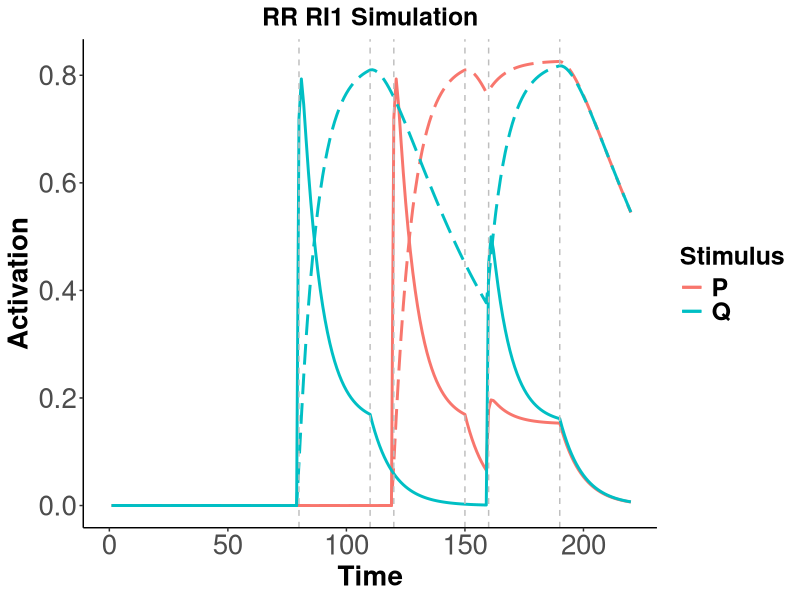

The R source for this figure:
input = list()
input$sorQp1 = .8
input$sorPp1 = .8

s1 = c(80,110)
s2 = c(120,150)
tt = c(160,190)
input$sordur = 220

input$sorQon1 = s1
input$sorQon2 = tt
input$sorPon1 = s2
input$sorPon2 = tt

input$sorpd1 = 0.1
input$sorpd2 = 0.02


sor = matrix(nrow = input$sordur, ncol = 28)

colnames(sor) = c('p1Q', 'p1P',
                  'pd1', 'pd2', 
                  'pIQ', 'pA1Q', 'pA2Q',
                  'pIP', 'pA1P', 'pA2P',
                  
                  'pA1Qgain', 'pA1Qloss','pA2Qgain',
                  'pA2Qloss','pIQgain','pIQloss',
                  'pA1Qdelta', 'pA2Qdelta', 'pIQdelta',
                  
                  'pA1Pgain', 'pA1Ploss','pA2Pgain',
                  'pA2Ploss','pIPgain','pIPloss',
                  'pA1Pdelta', 'pA2Pdelta', 'pIPdelta'
                  )

sor[,'p1Q'] = 0 # set as 0 to init
sor[,'p1P'] = 0


sor[input$sorPon1[1]:input$sorPon1[2],'p1P'] = input$sorPp1
sor[input$sorPon2[1]:input$sorPon2[2],'p1P'] = input$sorPp1

sor[input$sorQon1[1]:input$sorQon1[2],'p1Q'] = input$sorQp1
sor[input$sorQon2[1]:input$sorQon2[2],'p1Q'] = input$sorQp1

sor[,'pd1'] = input$sorpd1     # set decay rate
sor[,'pd2'] = input$sorpd2     # set decay rate

sor[,'pIQ'] = 1                 # Make I numeric
sor[,'pIP'] = 1

# run moment by moment simulation
for (i in 1:nrow(sor)){
    if (i == 1){
        
        sor[i,'pIQ'] = 1 - sor[i,'p1Q'] # This will be 1 as long as p1 = 0
        
        # Q
        
        # Deltas calculate
        sor[i,'pA1Qgain'] = sor[i,'p1Q']
        sor[i,'pA1Qloss'] = sor[i,'pA1Qgain'] * sor[i,'pd1']
        sor[i,'pA1Qdelta'] = sor[i,'pA1Qgain'] - sor[i,'pA1Qloss']
        
        sor[i,'pA2Qgain'] = sor[i,'pA1Qloss']
        sor[i,'pA2Qloss'] = sor[i,'pA2Qgain'] * sor[i,'pd2']
        sor[i,'pA2Qdelta'] = sor[i,'pA2Qgain'] - sor[i,'pA2Qloss']

        sor[i,'pIQgain'] = sor[i,'pA2Qloss']
        sor[i,'pIQloss'] = sor[i,'p1Q']
        sor[i,'pIQdelta'] = sor[i,'pIQgain'] - sor[i,'pIQloss']

        # Calculate proportions in each state
        sor[i,'pA1Q'] = sor[i,'pA1Qdelta']
        sor[i,'pA2Q'] = sor[i,'pA2Qdelta']
        sor[i,'pIQ'] = sor[i,'pIQ'] + sor[i,'pIQgain']
        
        # P
        
        # Deltas calculate
        sor[i,'pA1Pgain'] = sor[i,'p1P']
        sor[i,'pA1Ploss'] = sor[i,'pA1Pgain'] * sor[i,'pd1']
        sor[i,'pA1Pdelta'] = sor[i,'pA1Pgain'] - sor[i,'pA1Ploss']
        
        sor[i,'pA2Pgain'] = sor[i,'pA1Ploss']
        sor[i,'pA2Ploss'] = sor[i,'pA2Pgain'] * sor[i,'pd2']
        sor[i,'pA2Pdelta'] = sor[i,'pA2Pgain'] - sor[i,'pA2Ploss']
        
        sor[i,'pIPgain'] = sor[i,'pA2Ploss']
        sor[i,'pIPloss'] = sor[i,'p1P']
        sor[i,'pIPdelta'] = sor[i,'pIPgain'] - sor[i,'pIPloss']
        
        # Calculate proportions in each state
        sor[i,'pA1P'] = sor[i,'pA1Pdelta']
        sor[i,'pA2P'] = sor[i,'pA2Pdelta']
        sor[i,'pIP'] = sor[i,'pIP'] + sor[i,'pIPgain']


        
    } else {
        
        # Q
        
        sor[i,'pIQ'] = sor[i-1,'pIQ']
        
        sor[i,'pA1Qgain'] = sor[i,'pIQ'] * sor[i,'p1Q'] # how mauch is activated from I
        
        sor[i,'pA1Q'] = sor[i-1,'pA1Q'] + sor[i,'pA1Qgain'] # how much is there in total with carried over
        
        sor[i,'pA1Qloss'] = sor[i,'pA1Q'] * sor[i,'pd1'] # how much decays to A2
        
        sor[i,'pA1Q'] = sor[i,'pA1Q'] - sor[i,'pA1Qloss'] # how much is left after the decay
        
        sor[i,'pA1Qdelta'] = sor[i,'pA1Qgain'] - sor[i,'pA1Qloss']
        
        sor[i,'pA2Qgain'] = sor[i,'pA1Qloss'] # how much is gained from A1->A2 decay
        
        sor[i,'pA2Q'] = sor[i-1,'pA2Q'] + sor[i,'pA2Qgain'] # how much is there with carried over
        
        sor[i,'pA2Qloss'] = sor[i,'pA2Q'] * sor[i,'pd2'] # how much decays A2->I
        
        sor[i,'pA2Q'] = sor[i,'pA2Q'] - sor[i,'pA2Qloss'] # how much is left after A2->I decay
        
        sor[i,'pA2Qdelta'] = sor[i,'pA2Qgain'] - sor[i,'pA2Qloss']
        
        sor[i,'pIQgain'] = sor[i,'pA2Qloss'] # how much decayed from A2
        
        sor[i,'pIQloss'] = sor[i,'pA1Qgain']
        
        sor[i,'pIQ'] = sor[i,'pIQ'] + sor[i,'pIQgain'] - sor[i,'pIQloss']
        
        sor[i,'pIQdelta'] = sor[i,'pIQgain'] - sor[i,'pIQloss']
        
        # P
        
        sor[i,'pIP'] = sor[i-1,'pIP']
        
        sor[i,'pA1Pgain'] = sor[i,'pIP'] * sor[i,'p1P'] # how mauch is activated from I
        
        sor[i,'pA1P'] = sor[i-1,'pA1P'] + sor[i,'pA1Pgain'] # how much is there in total with carried over
        
        sor[i,'pA1Ploss'] = sor[i,'pA1P'] * sor[i,'pd1'] # how much decays to A2
        
        sor[i,'pA1P'] = sor[i,'pA1P'] - sor[i,'pA1Ploss'] # how much is left after the decay
        
        sor[i,'pA1Pdelta'] = sor[i,'pA1Pgain'] - sor[i,'pA1Ploss']
        
        sor[i,'pA2Pgain'] = sor[i,'pA1Ploss'] # how much is gained from A1->A2 decay
        
        sor[i,'pA2P'] = sor[i-1,'pA2P'] + sor[i,'pA2Pgain'] # how much is there with carried over
        
        sor[i,'pA2Ploss'] = sor[i,'pA2P'] * sor[i,'pd2'] # how much decays A2->I
        
        sor[i,'pA2P'] = sor[i,'pA2P'] - sor[i,'pA2Ploss'] # how much is left after A2->I decay
        
        sor[i,'pA2Pdelta'] = sor[i,'pA2Pgain'] - sor[i,'pA2Ploss']
        
        sor[i,'pIPgain'] = sor[i,'pA2Ploss'] # how much decayed from A2
        
        sor[i,'pIPloss'] = sor[i,'pA1Pgain']
        
        sor[i,'pIP'] = sor[i,'pIP'] + sor[i,'pIPgain'] - sor[i,'pIPloss']
        
        sor[i,'pIPdelta'] = sor[i,'pIPgain'] - sor[i,'pIPloss']

    }
}



library(ggplot2)
#library(jtools)

sor = as.data.frame(sor)
sor$time = c(1:nrow(sor))
sor = sor[1:input$sordur,]

png("rr_ri1_plot.png", width = 800, height = 400)

text1 = 20
text2 = 18

ggplot(data=as.data.frame(sor), aes(x = time, y=pA1P, group=1, color="P" )) +
    geom_line(size = 1) + geom_line(aes(y=pA2P, colour = 'P'), size =1, linetype = 'longdash') + theme_classic() + 
    geom_line(aes(y=pA1Q, colour = 'Q'), size =1) +
    geom_line(aes(y=pA2Q, colour = 'Q'), size =1, linetype = 'longdash') +
    geom_vline(xintercept = s1[1], linetype = "dashed", colour = 'grey') + 
    geom_vline(xintercept = s1[2], linetype = "dashed", colour = 'grey') +
    geom_vline(xintercept = s2[1], linetype = "dashed", colour = 'grey') + 
    geom_vline(xintercept = s2[2], linetype = "dashed", colour = 'grey') +
    geom_vline(xintercept = tt[1], linetype = "dashed", colour = 'grey') + 
    geom_vline(xintercept = tt[2], linetype = "dashed", colour = 'grey') +
    theme(legend.text = element_text(size = text2, face = "bold"), legend.title = element_text(size=text2, face="bold")) + 
    scale_color_discrete(name = "Stimulus") + theme(axis.text=element_text(size=text1),
                                               axis.title=element_text(size=text1,face="bold"), axis.text.x = element_text(size = text1),
                                               axis.text.y = element_text(size = text1)) + 
    scale_x_continuous(name="Time", limits=c(0, input$sordur)) + scale_y_continuous(name="Activation") + 
    ggtitle("RR RI1 Simulation") + 
    theme(plot.title = element_text(size = text2, face = "bold", hjust = 0.5)) 
    


dev.off()


